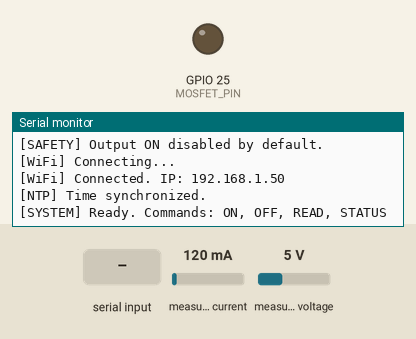
The program below on a simulated ESP32. Parts: output pins drawn as LEDs (lit = HIGH), the last lines printed to the serial monitor. Inputs (shaded band) come from the test bench; at power-on: measured current 120 mA, measured voltage 5 V. WiFi joins after 1.5 s; servers stay silent unless stated; uploads are accepted with an empty reply; the local clock reads 2024-03-15 10:24:30 at power-on unless the program sets it; not simulated (calls return 0 or success): secrets.h.

Above: at 2.8 s.
2.9 s: "OFF\n" received over Serial
At 3.04 s:
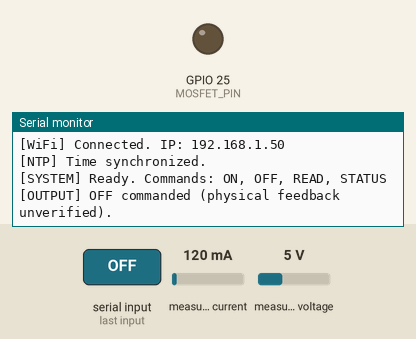
4.5 s: "ON\n" received over Serial
At 5.6 s:
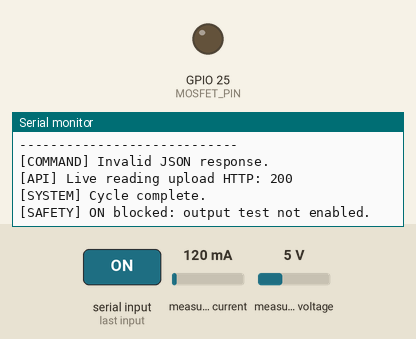

Measured:
- after the input at 2.9 s, the serial monitor: prints a new line at once (image 1)
- after the input at 4.5 s, the serial monitor: prints a new line at once (image 2)

The program:

main.cpp
```cpp
// BreakerSense - single-channel recovery firmware
// Based on the clean PZEM/remote-control revision 8d0104438520.
// This is a recovery baseline, not the proposed Sprint 3 multi-channel API.

#include <Arduino.h>
#include <WiFi.h>
#include <WiFiClientSecure.h>
#include <HTTPClient.h>
#include <ArduinoJson.h>
#include <PZEM004Tv30.h>
#include <time.h>
#include <math.h>
#include <cstring>

#include "secrets.h"      // WIFI_SSID, WIFI_PASSWORD, DEVICE_ID, DEVICE_API_KEY
#include "railway_cert.h" // RAILWAY_ROOT_CA

namespace {
constexpr uint8_t MOSFET_PIN = 25;
constexpr uint8_t PZEM_RX_PIN = 16;
constexpr uint8_t PZEM_TX_PIN = 17;
constexpr unsigned long UPDATE_INTERVAL_MS = 3000;
constexpr unsigned long WIFI_RETRY_INTERVAL_MS = 10000;

// Safe default for recovery. ONLY consider enabling after qualified review
// and verifying the driver on an isolated, current-limited low-voltage fixture.
// This is a software interlock, NOT a replacement for a hardware fail-safe.
constexpr bool ENABLE_OUTPUT_ON = false;

const char *BACKEND_URL = "https://breaker-backend-production-bb10.up.railway.app";
PZEM004Tv30 pzem(Serial2, PZEM_RX_PIN, PZEM_TX_PIN);

// Commanded GPIO state, NOT verified physical contactor position.
bool outputCommandedOn = false;
unsigned long lastUpdate = 0;
unsigned long lastWifiRetry = 0;

struct MeterReading {
    float voltage;
    float current;
    float power;
    float energy;
    float frequency;
    float powerFactor;
};

void commandOff() {
    digitalWrite(MOSFET_PIN, LOW);
    outputCommandedOn = false;
    Serial.println("[OUTPUT] OFF commanded (physical feedback unverified).");
}

bool commandOn() {
    if (!ENABLE_OUTPUT_ON) {
        Serial.println("[SAFETY] ON blocked: output test not enabled.");
        return false;
    }
    digitalWrite(MOSFET_PIN, HIGH);
    outputCommandedOn = true;
    Serial.println("[OUTPUT] ON commanded (physical feedback unverified).");
    return true;
}

void connectWiFi() {
    WiFi.mode(WIFI_STA);
    WiFi.begin(WIFI_SSID, WIFI_PASSWORD);
    Serial.println("[WiFi] Connecting...");
    const unsigned long started = millis();
    while (WiFi.status() != WL_CONNECTED && millis() - started < 15000UL) {
        delay(250);
    }
    if (WiFi.status() == WL_CONNECTED) {
        Serial.print("[WiFi] Connected. IP: ");
        Serial.println(WiFi.localIP());
    } else {
        Serial.println("[WiFi] Connection pending or unavailable.");
    }
}

void maintainWiFi() {
    if (WiFi.status() == WL_CONNECTED) return;
    if (millis() - lastWifiRetry < WIFI_RETRY_INTERVAL_MS) return;
    lastWifiRetry = millis();
    Serial.println("[WiFi] Retrying...");
    WiFi.reconnect();
}

void setupClock() {
    configTime(0, 0, "time.cloudflare.com", "pool.ntp.org", "time.google.com");
    const unsigned long started = millis();
    while (time(nullptr) < 1700000000 && millis() - started < 15000UL) {
        delay(250);
    }
    Serial.println(time(nullptr) >= 1700000000 ?
                   "[NTP] Time synchronized." : "[NTP] No valid time yet.");
}

bool networkReady() {
    return WiFi.status() == WL_CONNECTED && time(nullptr) >= 1700000000;
}

bool readPZEM(MeterReading &r) {
    r.voltage = pzem.voltage();
    r.current = pzem.current();
    r.power = pzem.power();
    r.energy = pzem.energy();
    r.frequency = pzem.frequency();
    r.powerFactor = pzem.pf();

    // A failed UART read is NOT a zero-power reading.
    if (!isfinite(r.voltage) || !isfinite(r.current) || !isfinite(r.power) ||
        !isfinite(r.energy) || !isfinite(r.frequency) || !isfinite(r.powerFactor) ||
        r.voltage < 0 || r.current < 0 || r.power < 0 || r.energy < 0 ||
        r.frequency < 0 || r.powerFactor < 0 || r.powerFactor > 1) {
        Serial.println("[PZEM] Invalid or unavailable reading.");
        return false;
    }
    return true;
}

void printReading(const MeterReading &r) {
    Serial.println("\n------ PZEM LIVE DATA ------");
    Serial.printf("Voltage: %.2f V\n", r.voltage);
    Serial.printf("Current: %.4f A\n", r.current);
    Serial.printf("Real Power: %.2f W\n", r.power);
    Serial.printf("Energy: %.4f kWh\n", r.energy);
    Serial.printf("Frequency: %.2f Hz\n", r.frequency);
    Serial.printf("Power Factor: %.3f\n", r.powerFactor);
    Serial.printf("GPIO Command State: %s\n", outputCommandedOn ? "ON" : "OFF");
    Serial.println("Physical Contactor Feedback: UNKNOWN");
    Serial.println("----------------------------");
}

// The existing Railway backend expects these legacy endpoints and X-API-Key.
int postToBackend(const char *path, const String &payload, String &response) {
    response = "";
    if (!networkReady()) {
        Serial.println("[API] Skipped: Wi-Fi or NTP unavailable.");
        return -1;
    }
    WiFiClientSecure client;
    client.setCACert(RAILWAY_ROOT_CA);
    HTTPClient http;
    if (!http.begin(client, String(BACKEND_URL) + path)) {
        Serial.println("[API] HTTPS initialization failed.");
        return -1;
    }
    http.setTimeout(3500);
    http.addHeader("Content-Type", "application/json");
    http.addHeader("X-API-Key", DEVICE_API_KEY);
    const int code = http.POST(payload);
    if (code > 0) response = http.getString();
    http.end();
    return code;
}

void sendReading(const MeterReading &r) {
    JsonDocument body;
    body["device_id"] = DEVICE_ID;
    body["voltage"] = r.voltage;
    body["current"] = r.current;
    body["power"] = r.power;
    // Legacy API only; do not invent unsupported temperature readings.
    body["status"] = outputCommandedOn ? "ON" : "OFF";
    String payload;
    serializeJson(body, payload);
    String reply;
    const int code = postToBackend("/readings", payload, reply);
    Serial.printf("[API] Live reading upload HTTP: %d\n", code);
    if (code > 0 && code != 200) Serial.println(reply);
}

void sendStatusOnly() {
    // A sensor fault must not overwrite the last valid electrical measurements.
    JsonDocument body;
    body["device_id"] = DEVICE_ID;
    body["status"] = outputCommandedOn ? "ON" : "OFF";
    String payload;
    serializeJson(body, payload);
    String reply;
    const int code = postToBackend("/readings", payload, reply);
    Serial.printf("[API] Status-only upload HTTP: %d\n", code);
    if (code > 0 && code != 200) Serial.println(reply);
}

void checkRemoteCommand(bool meterValid) {
    if (!networkReady()) return;
    JsonDocument request;
    request["device_id"] = DEVICE_ID;
    String payload;
    serializeJson(request, payload);
    String reply;
    const int code = postToBackend("/readings/command", payload, reply);
    if (code != 200) {
        Serial.printf("[COMMAND] Poll failed: %d\n", code);
        return;
    }
    JsonDocument data;
    if (deserializeJson(data, reply)) {
        Serial.println("[COMMAND] Invalid JSON response.");
        return;
    }
    const char *requested = data["requested_status"] | "";
    if (strcmp(requested, "OFF") == 0) {
        if (outputCommandedOn) commandOff();
    } else if (strcmp(requested, "ON") == 0 && !outputCommandedOn) {
        if (!meterValid) {
            Serial.println("[SAFETY] Remote ON blocked: sensor unavailable.");
            return;
        }
        commandOn();
    }
}

void handleSerialCommands() {
    if (!Serial.available()) return;
    String cmd = Serial.readStringUntil('\n');
    cmd.trim();
    cmd.toUpperCase();
    if (cmd == "ON") {
        commandOn();
    } else if (cmd == "OFF") {
        commandOff();
    } else if (cmd == "READ") {
        MeterReading r;
        if (readPZEM(r)) printReading(r);
    } else if (cmd == "STATUS") {
        Serial.printf("[STATUS] GPIO commanded: %s, physical state: UNKNOWN\n",
                      outputCommandedOn ? "ON" : "OFF");
    } else if (cmd.length()) {
        Serial.println("Commands: ON, OFF, READ, STATUS");
    }
}
} // namespace

void setup() {
    // GPIO default must ALSO be enforced externally during boot/reset.
    digitalWrite(MOSFET_PIN, LOW);
    pinMode(MOSFET_PIN, OUTPUT);
    digitalWrite(MOSFET_PIN, LOW);
    outputCommandedOn = false;

    Serial.begin(9600);
    Serial.setTimeout(100);
    Serial.println("\nBreakerSense - PZEM single-channel recovery firmware");
    Serial.println(ENABLE_OUTPUT_ON ? "[SAFETY] Low-voltage ON test enabled." :
                                     "[SAFETY] Output ON disabled by default.");
    connectWiFi();
    setupClock();
    Serial.println("[SYSTEM] Ready. Commands: ON, OFF, READ, STATUS");
}

void loop() {
    handleSerialCommands();
    maintainWiFi();
    if (millis() - lastUpdate < UPDATE_INTERVAL_MS) return;
    lastUpdate = millis();

    MeterReading r;
    const bool valid = readPZEM(r);
    if (valid) printReading(r);
    checkRemoteCommand(valid);
    if (valid) sendReading(r);
    else sendStatusOnly();
    Serial.println("[SYSTEM] Cycle complete.");
}
```

railway_cert.h
```cpp
#pragma once

static const char RAILWAY_ROOT_CA[] = R"EOF(
-----BEGIN CERTIFICATE-----
MIIFazCCA1OgAwIBAgIRAIIQz7DSQONZRGPgu2OCiwAwDQYJKoZIhvcNAQELBQAw
TzELMAkGA1UEBhMCVVMxKTAnBgNVBAoTIEludGVybmV0IFNlY3VyaXR5IFJlc2Vh
cmNoIEdyb3VwMRUwEwYDVQQDEwxJU1JHIFJvb3QgWDEwHhcNMTUwNjA0MTEwNDM4
WhcNMzUwNjA0MTEwNDM4WjBPMQswCQYDVQQGEwJVUzEpMCcGA1UEChMgSW50ZXJu
ZXQgU2VjdXJpdHkgUmVzZWFyY2ggR3JvdXAxFTATBgNVBAMTDElTUkcgUm9vdCBY
MTCCAiIwDQYJKoZIhvcNAQEBBQADggIPADCCAgoCggIBAK3oJHP0FDfzm54rVygc
h77ct984kIxuPOZXoHj3dcKi/vVqbvYATyjb3miGbESTtrFj/RQSa78f0uoxmyF+
0TM8ukj13Xnfs7j/EvEhmkvBioZxaUpmZmyPfjxwv60pIgbz5MDmgK7iS4+3mX6U
A5/TR5d8mUgjU+g4rk8Kb4Mu0UlXjIB0ttov0DiNewNwIRt18jA8+o+u3dpjq+sW
T8KOEUt+zwvo/7V3LvSye0rgTBIlDHCNAymg4VMk7BPZ7hm/ELNKjD+Jo2FR3qyH
B5T0Y3HsLuJvW5iB4YlcNHlsdu87kGJ55tukmi8mxdAQ4Q7e2RCOFvu396j3x+UC
B5iPNgiV5+I3lg02dZ77DnKxHZu8A/lJBdiB3QW0KtZB6awBdpUKD9jf1b0SHzUv
KBds0pjBqAlkd25HN7rOrFleaJ1/ctaJxQZBKT5ZPt0m9STJEadao0xAH0ahmbWn
OlFuhjuefXKnEgV4We0+UXgVCwOPjdAvBbI+e0ocS3MFEvzG6uBQE3xDk3SzynTn
jh8BCNAw1FtxNrQHusEwMFxIt4I7mKZ9YIqioymCzLq9gwQbooMDQaHWBfEbwrbw
qHyGO0aoSCqI3Haadr8faqU9GY/rOPNk3sgrDQoo//fb4hVC1CLQJ13hef4Y53CI
rU7m2Ys6xt0nUW7/vGT1M0NPAgMBAAGjQjBAMA4GA1UdDwEB/wQEAwIBBjAPBgNV
HRMBAf8EBTADAQH/MB0GA1UdDgQWBBR5tFnme7bl5AFzgAiIyBpY9umbbjANBgkq
hkiG9w0BAQsFAAOCAgEAVR9YqbyyqFDQDLHYGmkgJykIrGF1XIpu+ILlaS/V9lZL
ubhzEFnTIZd+50xx+7LSYK05qAvqFyFWhfFQDlnrzuBZ6brJFe+GnY+EgPbk6ZGQ
3BebYhtF8GaV0nxvwuo77x/Py9auJ/GpsMiu/X1+mvoiBOv/2X/qkSsisRcOj/KK
NFtY2PwByVS5uCbMiogziUwthDyC3+6WVwW6LLv3xLfHTjuCvjHIInNzktHCgKQ5
ORAzI4JMPJ+GslWYHb4phowim57iaztXOoJwTdwJx4nLCgdNbOhdjsnvzqvHu7Ur
TkXWStAmzOVyyghqpZXjFaH3pO3JLF+l+/+sKAIuvtd7u+Nxe5AW0wdeRlN8NwdC
jNPElpzVmbUq4JUagEiuTDkHzsxHpFKVK7q4+63SM1N95R1NbdWhscdCb+ZAJzVc
oyi3B43njTOQ5yOf+1CceWxG1bQVs5ZufpsMljq4Ui0/1lvh+wjChP4kqKOJ2qxq
4RgqsahDYVvTH9w7jXbyLeiNdd8XM2w9U/t7y0Ff/9yi0GE44Za4rF2LN9d11TPA
mRGunUHBcnWEvgJBQl9nJEiU0Zsnvgc/ubhPgXRR4Xq37Z0j4r7g1SgEEzwxA57d
emyPxgcYxn/eR44/KJ4EBs+lVDR3veyJm+kXQ99b21/+jh5Xos1AnX5iItreGCc=
-----END CERTIFICATE-----
)EOF";
```
